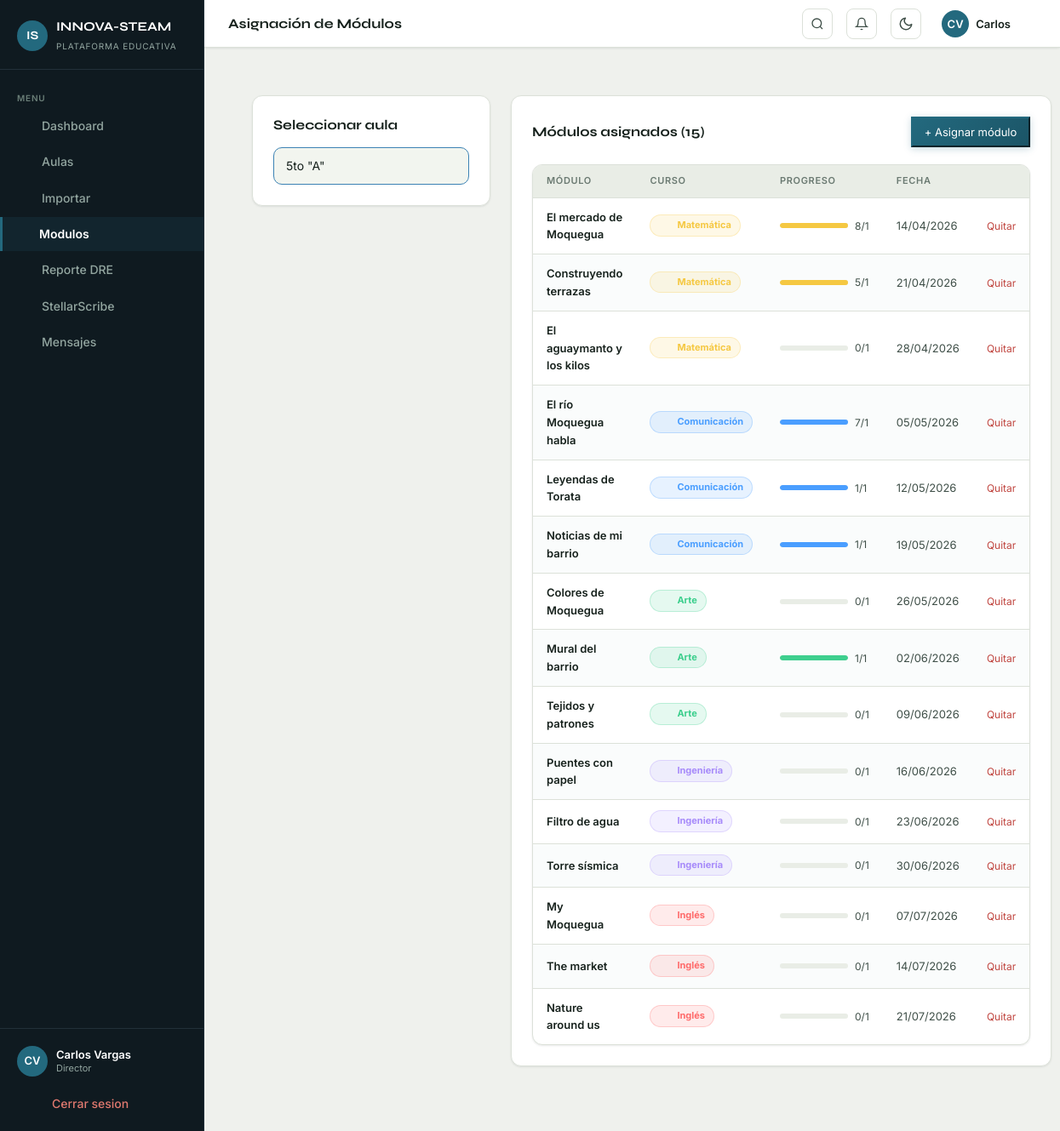
The app's page /admin_colegio/modulos.php?aula_id=1 (signed in), older data.
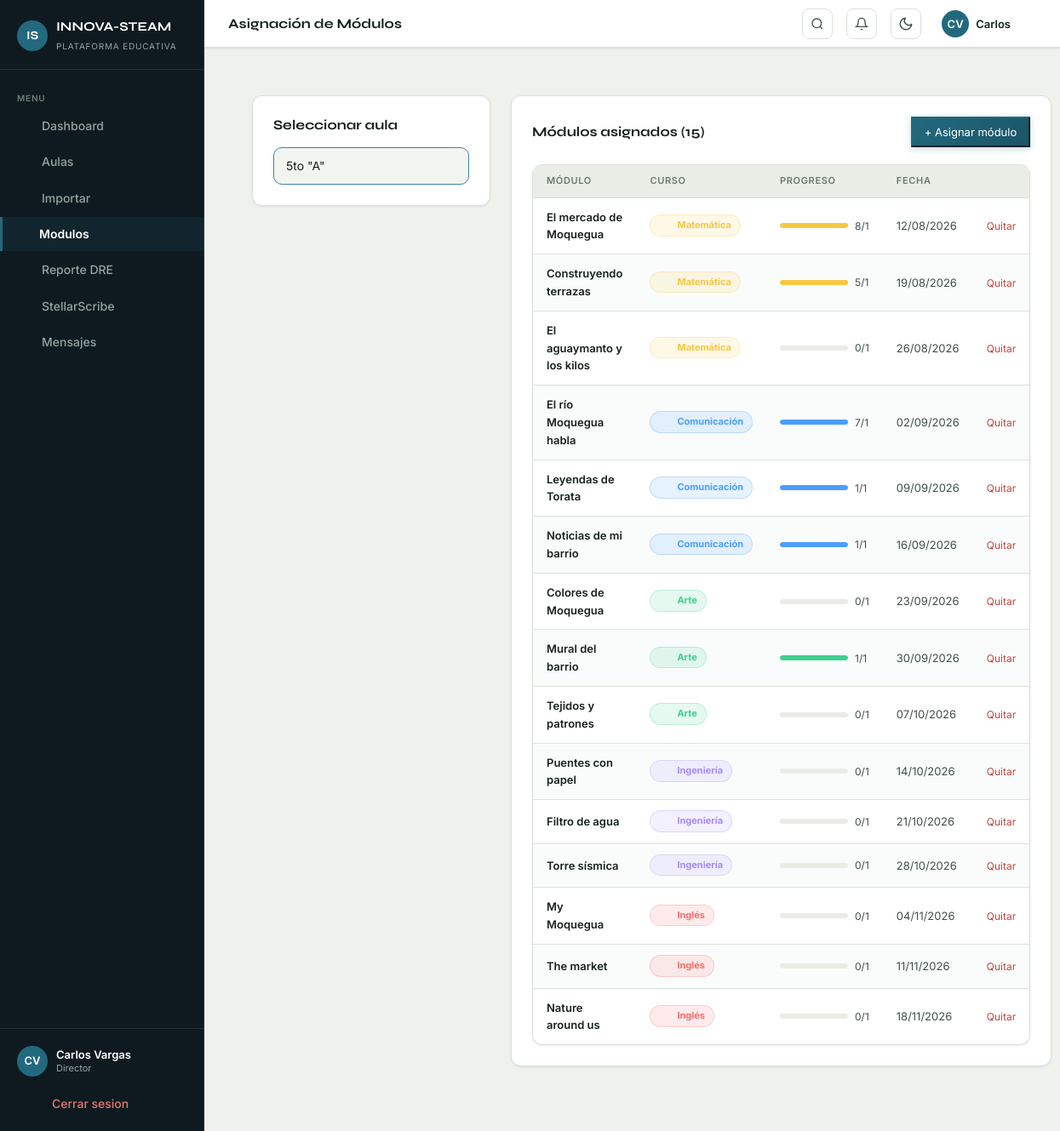
The same page, newer data.
### tables this page shows
CREATE TABLE aulas (
  id            INT UNSIGNED AUTO_INCREMENT PRIMARY KEY,
  colegio_id    INT UNSIGNED NOT NULL,
  grado         ENUM('5to','6to') NOT NULL,
  seccion       VARCHAR(10)  NOT NULL,
  anio_escolar  YEAR         NOT NULL,
  docente_id    INT UNSIGNED,
  CONSTRAINT fk_aulas_colegio  FOREIGN KEY (colegio_id) REFERENCES colegios(id)  ON DELETE CASCADE,
  CONSTRAINT fk_aulas_docente  FOREIGN KEY (docente_id) REFERENCES usuarios(id)  ON DELETE SET NULL
);

CREATE TABLE aula_modulos (
  aula_id           INT UNSIGNED NOT NULL,
  modulo_id         INT UNSIGNED NOT NULL,
  fecha_planificada DATE,
  asignado_por      INT UNSIGNED,
  PRIMARY KEY (aula_id, modulo_id),
  CONSTRAINT fk_am_aula         FOREIGN KEY (aula_id)      REFERENCES aulas(id)    ON DELETE CASCADE,
  CONSTRAINT fk_am_modulo       FOREIGN KEY (modulo_id)    REFERENCES modulos(id)  ON DELETE CASCADE,
  CONSTRAINT fk_am_asignado_por FOREIGN KEY (asignado_por) REFERENCES usuarios(id) ON DELETE SET NULL
);

CREATE TABLE modulos (
  id                  INT UNSIGNED AUTO_INCREMENT PRIMARY KEY,
  curso_id            INT UNSIGNED NOT NULL,
  titulo              VARCHAR(200) NOT NULL,
  descripcion         TEXT,
  grado_ciclo         ENUM('ciclo_v','ambos') NOT NULL DEFAULT 'ciclo_v',
  minutos_estimados   INT          NOT NULL DEFAULT 45,
  orden               INT          NOT NULL DEFAULT 0,
  activo              TINYINT(1)   NOT NULL DEFAULT 1,
  created_at          TIMESTAMP    NOT NULL DEFAULT CURRENT_TIMESTAMP,
  CONSTRAINT fk_modulos_curso FOREIGN KEY (curso_id) REFERENCES cursos(id) ON DELETE CASCADE
);

CREATE TABLE cursos (
  id                  INT UNSIGNED AUTO_INCREMENT PRIMARY KEY,
  nombre              VARCHAR(100) NOT NULL,
  slug                VARCHAR(80)  NOT NULL UNIQUE,
  color_hex           VARCHAR(10),
  icono               VARCHAR(30),
  descripcion         TEXT,
  competencias_cneb   TEXT,
  activo              TINYINT(1)   NOT NULL DEFAULT 1
);

### includes/config.php (called while the page is built, shortened)
<?php
function sanitize(string $val): string
{
    return htmlspecialchars(trim($val), ENT_QUOTES, 'UTF-8');
}

### admin_colegio/modulos.php (the view, shortened to what the rows shown need)
<?php
require_once __DIR__ . '/../includes/config.php';
require_once __DIR__ . '/../includes/functions.php';
$user   = currentUser();
$pdo    = getDB();
$aulaId = (int)($_GET['aula_id'] ?? 0);
$aulas = $pdo->prepare("SELECT * FROM aulas WHERE colegio_id=? ORDER BY grado, seccion");
$aulas->execute([$user['colegio_id']]);
$aulas = $aulas->fetchAll();
$asignados = [];
if ($aulaId) {
    $stmt = $pdo->prepare("
        SELECT am.*, m.titulo, m.minutos_estimados, c.nombre as curso_nombre, c.color_hex, c.icono,
               COUNT(DISTINCT pe.estudiante_id) as completados,
               (SELECT COUNT(*) FROM estudiante_aula ea WHERE ea.aula_id=am.aula_id) as total_est
        FROM aula_modulos am
        JOIN modulos m ON m.id=am.modulo_id
        JOIN cursos c ON c.id=m.curso_id
        LEFT JOIN progreso_estudiante pe ON pe.modulo_id=am.modulo_id AND pe.completado=1
        WHERE am.aula_id=?
        GROUP BY am.aula_id, am.modulo_id
        ORDER BY c.id, am.fecha_planificada
    ");
    $stmt->execute([$aulaId]);
    $asignados = $stmt->fetchAll();
}
require_once __DIR__ . '/../includes/header.php';
?>
<div class="page-content">
  <div style="display:grid;grid-template-columns:280px 1fr;gap:24px;align-items:start;">
    <div class="card">
      <h2 class="card-title" style="margin-bottom:16px;">Seleccionar aula</h2>
      <div style="display:flex;flex-direction:column;gap:6px;">
        <?php foreach ($aulas as $aula): ?>
        <a href="modulos.php?aula_id=<?= $aula['id'] ?>"
           style="padding:10px 14px;border-radius:10px;text-decoration:none;font-size:14px;
                  background:<?= $aulaId==$aula['id']?'var(--bg-elevated)':'transparent' ?>;
                  color:<?= $aulaId==$aula['id']?'var(--text-primary)':'var(--text-secondary)' ?>;
                  border:1px solid <?= $aulaId==$aula['id']?'var(--blue)':'transparent' ?>;
                  transition:all .15s;">
          <?= sanitize(aulaLabel($aula)) ?>
        </a>
        <?php endforeach; ?>
      </div>
    </div>
    <div>
      <?php if (!$aulaId): ?>
        <div class="card" style="text-align:center;padding:48px;">
          <div class="empty-icon"><i data-lucide="book-open" style="width:48px;height:48px;opacity:.4"></i></div>
          <p style="color:var(--text-secondary);">Selecciona un aula para gestionar sus módulos.</p>
        </div>
      <?php else: ?>
        <div class="card" style="margin-bottom:20px;">
          <div class="card-header">
            <h2 class="card-title">Módulos asignados (<?= count($asignados) ?>)</h2>
          </div>
          <?php if (empty($asignados)): ?>
            <div style="text-align:center;padding:32px;">
              <p style="color:var(--text-secondary);font-size:14px;">No hay módulos asignados. Usa el botón de arriba para asignar.</p>
            </div>
          <?php else: ?>
          <div class="table-wrapper">
            <table>
              <thead><tr><th>Módulo</th><th>Curso</th><th>Progreso</th><th>Fecha</th><th></th></tr></thead>
              <tbody>
                <?php foreach ($asignados as $am): ?>
                <tr>
                  <td style="font-weight:600;"><?= sanitize($am['titulo']) ?></td>
                  <td>
                    <span class="chip-curso" style="background:<?= $am['color_hex'] ?>22;color:<?= $am['color_hex'] ?>;border:1px solid <?= $am['color_hex'] ?>44">
                      <?= iconoCurso($am['icono']) ?> <?= sanitize($am['curso_nombre']) ?>
                    </span>
                  </td>
                  <td>
                    <div style="display:flex;align-items:center;gap:8px;">
                      <div class="progress-track" style="width:80px;">
                        <div class="progress-fill" style="width:<?= $am['total_est']>0?round($am['completados']/$am['total_est']*100):0 ?>%;background:<?= $am['color_hex'] ?>;"></div>
                      </div>
                      <span style="font-size:12px;color:var(--text-secondary);"><?= $am['completados'] ?>/<?= $am['total_est'] ?></span>
                    </div>
                  </td>
                  <td style="font-size:13px;color:var(--text-secondary);"><?= $am['fecha_planificada'] ? date('d/m/Y', strtotime($am['fecha_planificada'])) : '—' ?></td>
                  <td>
                    <form method="POST" data-no-loading style="display:inline"
                          onsubmit="return confirm('¿Quitar este módulo del aula?')">
                      <button type="submit"
                              style="background:none;border:none;padding:0;cursor:pointer;color:var(--danger);font-size:12px;font-family:inherit">Quitar</button>
                    </form>
                  </td>
                </tr>
                <?php endforeach; ?>
              </tbody>
            </table>
          </div>
          <?php endif; ?>
        </div>
      <?php endif; ?>
    </div>
  </div>
</div>
<?php require_once __DIR__ . '/../includes/footer.php'; ?>

Row changes from the older to the newer data that the page shows:
changed aula_modulos "El mercado de Moquegua": fecha_planificada "14/04/2026" → "12/08/2026"
changed aula_modulos "Construyendo terrazas": fecha_planificada "21/04/2026" → "19/08/2026"
changed aula_modulos "El aguaymanto y los kilos": fecha_planificada "28/04/2026" → "26/08/2026"
changed aula_modulos "El río Moquegua habla": fecha_planificada "05/05/2026" → "02/09/2026"
changed aula_modulos "Leyendas de Torata": fecha_planificada "12/05/2026" → "09/09/2026"
changed aula_modulos "Noticias de mi barrio": fecha_planificada "19/05/2026" → "16/09/2026"
changed aula_modulos "Colores de Moquegua": fecha_planificada "26/05/2026" → "23/09/2026"
changed aula_modulos "Mural del barrio": fecha_planificada "02/06/2026" → "30/09/2026"
changed aula_modulos "Tejidos y patrones": fecha_planificada "09/06/2026" → "07/10/2026"
changed aula_modulos "Puentes con papel": fecha_planificada "16/06/2026" → "14/10/2026"
changed aula_modulos "Filtro de agua": fecha_planificada "23/06/2026" → "21/10/2026"
changed aula_modulos "Torre sísmica": fecha_planificada "30/06/2026" → "28/10/2026"
changed aula_modulos "My Moquegua": fecha_planificada "07/07/2026" → "04/11/2026"
changed aula_modulos "The market": fecha_planificada "14/07/2026" → "11/11/2026"
changed aula_modulos "Nature around us": fecha_planificada "21/07/2026" → "18/11/2026"
